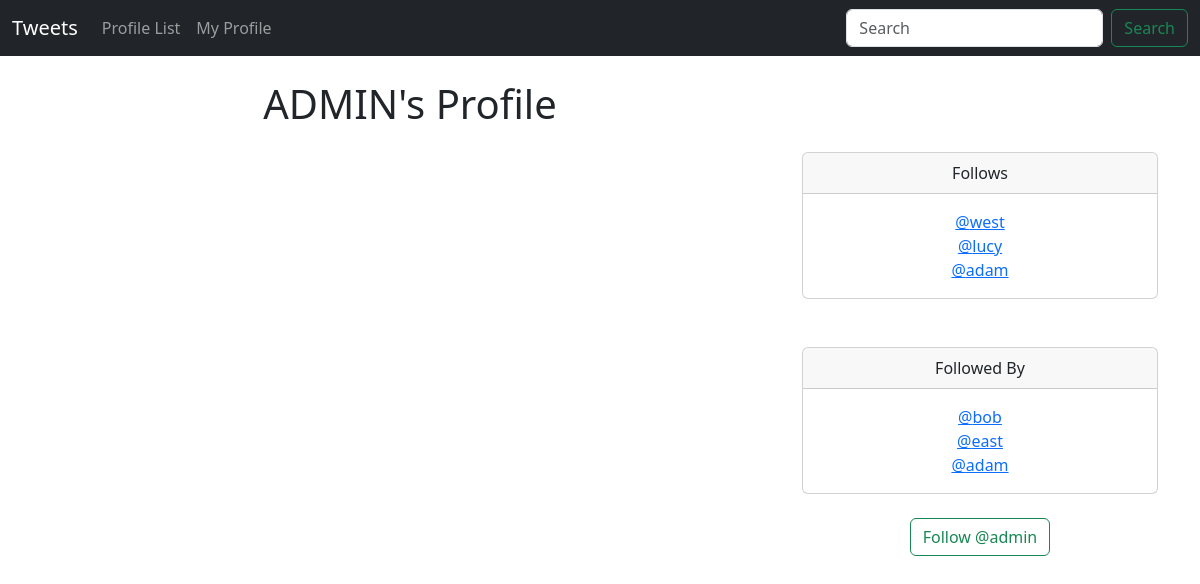
The page /profile/1 (signed in) on the database as committed earlier.
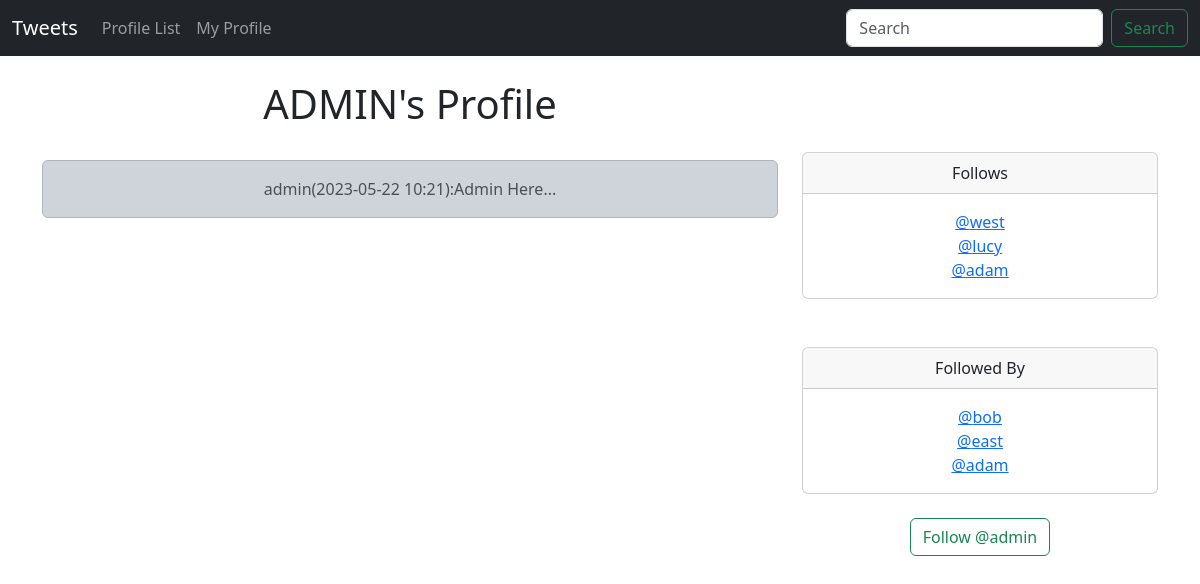
The same page on the database as committed later.
### tweet/models.py (models this page shows)
class Profile(models.Model):
    user = models.OneToOneField(User, on_delete=models.CASCADE)
    follows = models.ManyToManyField(
        "self",
        related_name="followed_by",
        symmetrical=False,
        blank=True
    )
    date_modified = models.DateTimeField(User, auto_now=True)
    def __str__(self):
        return self.user.username

class Tweet(models.Model):
    user = models.ForeignKey(User, related_name='tweets', on_delete=models.DO_NOTHING)
    body = models.CharField(max_length=200)
    created_at = models.DateTimeField(auto_now_add=True)
    def __str__(self):
        return(
            f"{self.user}"
            f"({self.created_at:%Y-%m-%d %H:%M}):"
            f"{self.body}..."
        )

### tweet/views.py (the view, shortened to what this page needs)
# urls.py: path('profile/<int:pk>',views.profile, name='profile'),
def profile(request,pk):
    if request.user.is_authenticated:
        profiles = Profile.objects.get(user__id=pk)
        tweets = Tweet.objects.filter(user__id=pk)
        return render(request,'tweet/profile.html',{'profiles':profiles,'tweets':tweets})
    else:
        messages.warning(request,"You must be loggedin to continue...")
        return redirect('home')

### templates/tweet/profile.html (shortened to what this page needs)
{% extends 'base.html' %}
{% block content %}
{% if profiles %}
    <div class="container text-center">
        <div class="row">
            <div class="col-8">
                <h1>{{profiles.user.username|upper}}'s Profile</h1>
                <br>
                {% if tweets %}
                {% for tweet in tweets %}
                    <div class="alert alert-dark" role="alert">
                        {{tweet}}
                    </div>
                    <br><br>
                {% endfor %}
                {% endif %}
            </div>
            <div class="col-4">
                <br><br><br>
                <div class="card">
                    <div class="card-header">
                        Follows
                    </div>
                    <div class="card-body">
                      <p class="card-text">
                        {% for profile in profiles.follows.all %}
                            <a href="{% url 'profile' profile.user.id %}">@{{profile}}</a>
                            <br>
                        {% endfor %}
                      </p>
                    </div>
                </div>
                <br><br>
                <div class="card">
                    <div class="card-header">
                        Followed By
                    </div>
                    <div class="card-body">
                      <p class="card-text">
                        {% for profile in profiles.followed_by.all %}
                            <a href="{% url 'profile' profile.user.id %}">@{{profile}}</a>
                            <br>
                        {% endfor %}
                      </p>
                    </div>
                </div>
                <br>
                <form method="post">
                    {% if profiles in request.user.profile.follows.all %}
                        <button class="btn btn-outline-danger" name="follow" value="unfollow" type="submit">Unfollow @{{profiles.user.username}}</button>
                    {% else %}
                        <button class="btn btn-outline-success" name="follow" value="follow" type="submit">Follow @{{profiles.user.username}}</button>
                    {% endif %}
                </form>
            </div>
        </div>
    </div>
{% endif %}
{% endblock content %}

Rows that differ between the two databases and show on the page:
added Tweet: user+created_at+body "admin(2023-05-22 10:21):Admin Here..."
